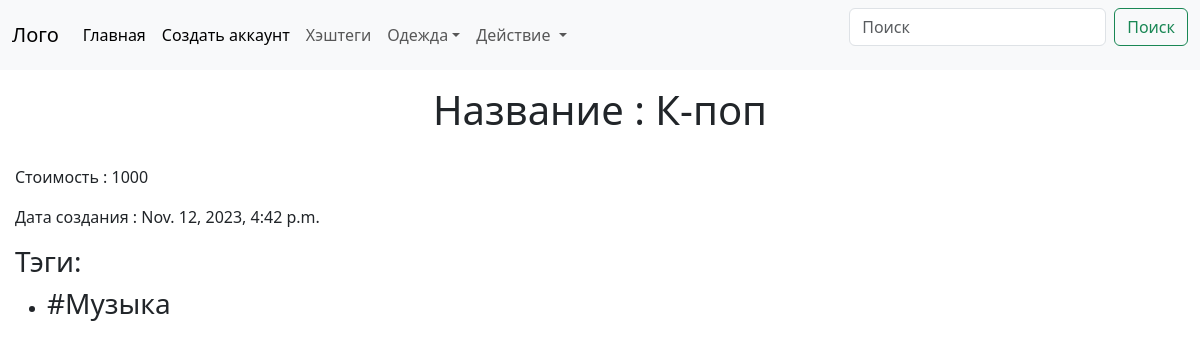
The page /product_tags/1/ on the database its author committed.
### hashtags/models.py (models this page shows, shortened)
class Product(models.Model):
    name = models.CharField(max_length=100)
    description = models.TextField(blank=True)
    cost = models.PositiveIntegerField()
    tag = models.ManyToManyField(Tag,related_name="content_name")
    created_at = models.DateTimeField(auto_now_add=True)

class Tag(models.Model):
    name = models.CharField(max_length=100,verbose_name="Добавьте хэштег")

### hashtags/views.py (the view)
# urls.py: path('product_tags/<int:id>/', views.ProductDetailView.as_view()),
class ProductDetailView(generic.DetailView):
    template_name = "hashtags/product_detail.html"
    def get_object(self, **kwargs):
        product_id = self.kwargs.get("id")
        return get_object_or_404(Product, id = product_id)

### templates/hashtags/product_detail.html (shortened to what this page needs)
{% include "header.html" %}
<!DOCTYPE html>
<html lang="en">
<head>
</head>
<body >
<p><center>
    <h1> Название : {{object.name}}</h1>
</center></p>
<div style="padding: 15px">
    <p>Стоимость : {{object.cost}}</p>
<p>Дата создания : {{object.created_at}}</p>
<h3>Тэги:</h3>
<ul>
    {% for i in object.tag.all %}
        <li>
            <h3>#{{ i.name }}</h3>
        </li>
    {% endfor %}
</ul>
</div>
</body>
</html>
{% include 'footer.html' %}

### static/css/style.css (style rules this page uses)
* { box-sizing:border-box; }

### rows shown on the page
Product: name "К-поп", cost "1000", created_at "Nov. 12, 2023, 4:42 p.m."
Tag: name "Музыка"
